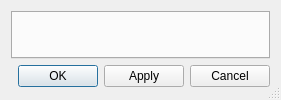
<?xml version="1.0" encoding="UTF-8"?>
<ui version="4.0">
 <class>ConfigDialog</class>
 <widget class="QDialog" name="ConfigDialog">
  <property name="windowTitle">
   <string>QDirStat Configuration</string>
  </property>
  <property name="sizeGripEnabled">
   <bool>true</bool>
  </property>
  <layout class="QVBoxLayout" name="verticalLayout">
   <property name="bottomMargin">
    <number>13</number>
   </property>
   <item>
    <widget class="QTabWidget" name="pagesTabWidget">
     <property name="currentIndex">
      <number>-1</number>
     </property>
    </widget>
   </item>
   <item>
    <layout class="QHBoxLayout" name="horizontalLayout">
     <item>
      <spacer name="horizontalSpacer">
       <property name="orientation">
        <enum>Qt::Horizontal</enum>
       </property>
      </spacer>
     </item>
     <item>
      <widget class="QPushButton" name="okButton">
       <property name="text">
        <string>OK</string>
       </property>
      </widget>
     </item>
     <item>
      <widget class="QPushButton" name="applyButton">
       <property name="text">
        <string>Apply</string>
       </property>
      </widget>
     </item>
     <item>
      <widget class="QPushButton" name="cancelButton">
       <property name="text">
        <string>Cancel</string>
       </property>
      </widget>
     </item>
    </layout>
   </item>
  </layout>
 </widget>
 <resources>
  <include location="icons.qrc"/>
 </resources>
 <connections>
  <connection>
   <sender>okButton</sender>
   <signal>clicked()</signal>
   <receiver>ConfigDialog</receiver>
   <slot>accept()</slot>
   <hints>
    <hint type="sourcelabel">
     <x>487</x>
     <y>687</y>
    </hint>
    <hint type="destinationlabel">
     <x>354</x>
     <y>354</y>
    </hint>
   </hints>
  </connection>
  <connection>
   <sender>cancelButton</sender>
   <signal>clicked()</signal>
   <receiver>ConfigDialog</receiver>
   <slot>reject()</slot>
   <hints>
    <hint type="sourcelabel">
     <x>659</x>
     <y>687</y>
    </hint>
    <hint type="destinationlabel">
     <x>354</x>
     <y>354</y>
    </hint>
   </hints>
  </connection>
 </connections>
</ui>
